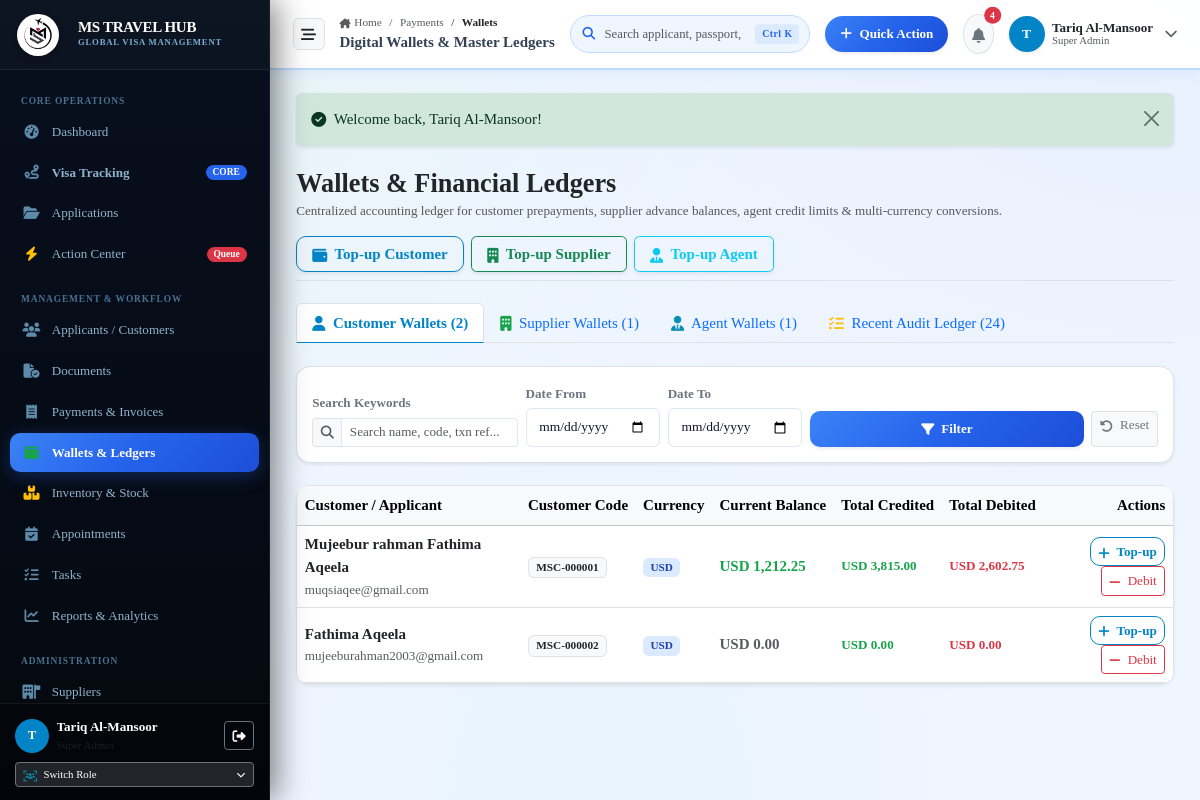
/payments/wallets (signed in), run on the app's committed database.
### tables this page shows
CREATE TABLE customer_wallets (
                id INTEGER PRIMARY KEY AUTOINCREMENT,
                customer_id INTEGER NOT NULL UNIQUE,
                currency TEXT DEFAULT 'USD',
                current_balance REAL DEFAULT 0.00,
                total_credited REAL DEFAULT 0.00,
                total_debited REAL DEFAULT 0.00,
                created_at DATETIME DEFAULT CURRENT_TIMESTAMP,
                updated_at DATETIME DEFAULT CURRENT_TIMESTAMP,
                FOREIGN KEY (customer_id) REFERENCES customers(id) ON DELETE CASCADE
            );

CREATE TABLE customers (
    id INTEGER PRIMARY KEY AUTOINCREMENT,
    customer_code TEXT NOT NULL UNIQUE,
    first_name TEXT NOT NULL,
    middle_name TEXT,
    last_name TEXT NOT NULL,
    full_name TEXT NOT NULL,
    gender TEXT,
    dob DATE,
    nationality TEXT NOT NULL,
    place_of_birth TEXT,
    marital_status TEXT,
    occupation TEXT,
    mobile TEXT NOT NULL,
    whatsapp TEXT,
    email TEXT UNIQUE,
    password_hash TEXT,
    current_country TEXT NOT NULL,
    address TEXT,
    created_by INTEGER,
    notes TEXT,
    is_active INTEGER DEFAULT 1,
    created_at DATETIME DEFAULT CURRENT_TIMESTAMP,
    updated_at DATETIME DEFAULT CURRENT_TIMESTAMP, religion TEXT NULL,
    FOREIGN KEY (created_by) REFERENCES users(id)
);

### app/Controllers/PaymentController.php (called while the page is built, shortened)
<?php
class PaymentController
{
    public function walletsOverview(): void
    {
        $pdo = Database::getConnection();
        $cwSql = "SELECT cw.*, c.full_name, c.customer_code, c.email, c.mobile
            FROM customer_wallets cw
            JOIN customers c ON cw.customer_id = c.id
            WHERE 1=1";
        $cwParams = [];
        $cwSql .= " ORDER BY cw.current_balance DESC, c.full_name ASC";
        $cwStmt = $pdo->prepare($cwSql);
        $cwStmt->execute($cwParams);
        $customerWallets = $cwStmt->fetchAll(PDO::FETCH_ASSOC);
        $swSql = "SELECT sw.*, s.company_name as supplier_name, s.company_name, s.country
            FROM supplier_wallets sw
            JOIN suppliers s ON sw.supplier_id = s.id
            WHERE 1=1";
        $swParams = [];
        $swSql .= " ORDER BY sw.current_balance DESC, s.company_name ASC";
        $swStmt = $pdo->prepare($swSql);
        $swStmt->execute($swParams);
        $supplierWallets = $swStmt->fetchAll(PDO::FETCH_ASSOC);
        $awSql = "SELECT aw.*, COALESCE(ag.company_name, ag.contact_person, u.name, 'Agent') as agent_name, COALESCE(ag.email, u.email, '') as agent_email
            FROM agent_wallets aw
            LEFT JOIN agents ag ON aw.agent_id = ag.id
            LEFT JOIN users u ON aw.agent_id = u.id
            WHERE 1=1";
        $awParams = [];
        $awSql .= " ORDER BY aw.current_balance DESC";
        $awStmt = $pdo->prepare($awSql);
        $awStmt->execute($awParams);
        $agentWallets = $awStmt->fetchAll(PDO::FETCH_ASSOC);
        $wtSql = "SELECT wt.*, c.full_name as customer_name, u.name as created_by_name
            FROM wallet_transactions wt
            LEFT JOIN customers c ON wt.customer_id = c.id
            LEFT JOIN users u ON wt.created_by = u.id
            WHERE 1=1";
        $wtParams = [];
        $wtSql .= " ORDER BY wt.created_at DESC LIMIT 100";
        $wtStmt = $pdo->prepare($wtSql);
        $wtStmt->execute($wtParams);
        $recentTransactions = $wtStmt->fetchAll(PDO::FETCH_ASSOC);
        require_once dirname(__DIR__) . '/Views/payments/wallets.php';
    }
}

### app/autoload.php (called while the page is built, shortened)
<?php
function e(?string $string): string {
    return htmlspecialchars((string)($string ?? ''), ENT_QUOTES, 'UTF-8');
}
function get_flash(): ?array {
    if (isset($_SESSION['flash'])) {
        $flash = $_SESSION['flash'];
        return $flash;
    }
    return null;
}

### app/Views/payments/wallets.php (the view, shortened to what this page needs)
<?php
$flash = get_flash();
$activeTab = $_GET['tab'] ?? 'customers';
require_once dirname(__DIR__) . '/layouts/header.php';
require_once dirname(__DIR__) . '/layouts/sidebar.php';
require_once dirname(__DIR__) . '/layouts/topbar.php';
?>
<div class="content-body">
  <?php if ($flash): ?>
    <div class="alert alert-<?= e($flash['type']) ?> alert-dismissible fade show mb-4 border-0 shadow-sm" role="alert">
      <div class="d-flex align-items-center gap-2">
        <i class="fa-solid <?= $flash['type'] === 'danger' ? 'fa-circle-exclamation' : ($flash['type'] === 'success' ? 'fa-circle-check' : 'fa-circle-info') ?>"></i>
        <span><?= e($flash['message']) ?></span>
      </div>
      <button type="button" class="btn-close" data-bs-dismiss="alert"></button>
    </div>
  <?php endif; ?>
  <div class="d-flex flex-wrap align-items-center justify-content-between gap-3 mb-4 pb-2 border-bottom">
    <div>
      <h3 class="fw-bold brand-font text-dark mb-0">Wallets &amp; Financial Ledgers</h3>
      <p class="text-muted small mb-0">Centralized accounting ledger for customer prepayments, supplier advance balances, agent credit limits &amp; multi-currency conversions.</p>
    </div>
    <div class="d-flex gap-2">
      <button type="button" class="btn btn-outline-primary px-3 shadow-sm fw-semibold" data-bs-toggle="modal" data-bs-target="#customerWalletModal">
        <i class="fa-solid fa-wallet me-1"></i> Top-up Customer
      </button>
      <button type="button" class="btn btn-outline-success px-3 shadow-sm fw-semibold" data-bs-toggle="modal" data-bs-target="#supplierWalletModal">
        <i class="fa-solid fa-building me-1"></i> Top-up Supplier
      </button>
      <button type="button" class="btn btn-outline-info px-3 shadow-sm fw-semibold" data-bs-toggle="modal" data-bs-target="#agentWalletModal">
        <i class="fa-solid fa-user-tie me-1"></i> Top-up Agent
      </button>
    </div>
  </div>
  <ul class="nav nav-tabs mb-4" id="walletTabs" role="tablist">
    <li class="nav-item">
      <a class="nav-link <?= $activeTab === 'customers' ? 'active fw-bold' : '' ?>" href="/payments/wallets?tab=customers">
        <i class="fa-solid fa-user me-1 text-primary"></i> Customer Wallets (<?= count($customerWallets) ?>)
      </a>
    </li>
    <li class="nav-item">
      <a class="nav-link <?= $activeTab === 'suppliers' ? 'active fw-bold' : '' ?>" href="/payments/wallets?tab=suppliers">
        <i class="fa-solid fa-building me-1 text-success"></i> Supplier Wallets (<?= count($supplierWallets) ?>)
      </a>
    </li>
    <li class="nav-item">
      <a class="nav-link <?= $activeTab === 'agents' ? 'active fw-bold' : '' ?>" href="/payments/wallets?tab=agents">
        <i class="fa-solid fa-user-tie me-1 text-info"></i> Agent Wallets (<?= count($agentWallets) ?>)
      </a>
    </li>
    <li class="nav-item">
      <a class="nav-link <?= $activeTab === 'transactions' ? 'active fw-bold' : '' ?>" href="/payments/wallets?tab=transactions">
        <i class="fa-solid fa-list-check me-1 text-warning"></i> Recent Audit Ledger (<?= count($recentTransactions) ?>)
      </a>
    </li>
  </ul>
  <div class="card card-enterprise shadow-sm border mb-4">
    <div class="card-body p-3">
      <form action="/payments/wallets" method="GET" class="row g-2 align-items-end">
        <div class="col-12 col-md-3">
          <label class="form-label small fw-semibold text-secondary mb-1">Search Keywords</label>
          <div class="input-group input-group-sm">
            <span class="input-group-text bg-light"><i class="fa-solid fa-magnifying-glass text-muted"></i></span>
            <input type="text" name="search" class="form-control" placeholder="Search name, code, txn ref..." value="<?= e($_GET['search'] ?? '') ?>">
          </div>
        </div>
        <div class="col-6 col-md-2">
          <label class="form-label small fw-semibold text-secondary mb-1">Date From</label>
          <input type="date" name="date_from" class="form-control form-control-sm" value="<?= e($_GET['date_from'] ?? '') ?>">
        </div>
        <div class="col-6 col-md-2">
          <label class="form-label small fw-semibold text-secondary mb-1">Date To</label>
          <input type="date" name="date_to" class="form-control form-control-sm" value="<?= e($_GET['date_to'] ?? '') ?>">
        </div>
        <div class="col-12 <?= $activeTab === 'transactions' ? 'col-md-3' : 'col-md-5' ?> d-flex gap-2">
          <button type="submit" class="btn btn-primary btn-sm flex-fill fw-semibold shadow-sm">
            <i class="fa-solid fa-filter me-1"></i> Filter
          </button>
          <a href="/payments/wallets?tab=<?= e($activeTab) ?>" class="btn btn-light btn-sm border text-secondary" title="Reset Filters">
            <i class="fa-solid fa-rotate-left me-1"></i> Reset
          </a>
        </div>
      </form>
    </div>
  </div>
  <?php if ($activeTab === 'customers'): ?>
    <div class="card card-enterprise shadow-sm border">
      <div class="table-responsive">
        <table class="table table-hover align-middle mb-0 font-sm">
          <thead class="table-light">
            <tr>
              <th>Customer / Applicant</th>
              <th>Customer Code</th>
              <th>Currency</th>
              <th>Current Balance</th>
              <th>Total Credited</th>
              <th>Total Debited</th>
              <th class="text-end">Actions</th>
            </tr>
          </thead>
          <tbody>
            <?php if (empty($customerWallets)): ?>
              <tr><td colspan="7" class="text-center py-4 text-muted">No customer wallet accounts initialized.</td></tr>
            <?php else: ?>
              <?php foreach ($customerWallets as $cw): ?>
                <tr>
                  <td>
                    <div class="fw-bold text-dark"><?= e($cw['full_name']) ?></div>
                    <div class="text-muted small"><?= e($cw['email'] ?: $cw['mobile']) ?></div>
                  </td>
                  <td><span class="badge bg-light text-dark border font-monospace"><?= e($cw['customer_code']) ?></span></td>
                  <td><span class="badge bg-primary-subtle text-primary"><?= e($cw['currency'] ?: 'USD') ?></span></td>
                  <td>
                    <span class="fw-bold fs-6 <?= (float)$cw['current_balance'] > 0 ? 'text-success' : 'text-muted' ?>">
                      <?= e($cw['currency'] ?: 'USD') ?> <?= number_format((float)$cw['current_balance'], 2) ?>
                    </span>
                  </td>
                  <td class="text-success small fw-semibold"><?= e($cw['currency'] ?: 'USD') ?> <?= number_format((float)$cw['total_credited'], 2) ?></td>
                  <td class="text-danger small fw-semibold"><?= e($cw['currency'] ?: 'USD') ?> <?= number_format((float)$cw['total_debited'], 2) ?></td>
                  <td class="text-end">
                    <button type="button" class="btn btn-sm btn-outline-primary py-1 px-2" onclick="quickTopUpCustomer(<?= $cw['customer_id'] ?>, '<?= e(addslashes($cw['full_name'])) ?>', '<?= e($cw['currency'] ?: 'USD') ?>')">
                      <i class="fa-solid fa-plus me-1"></i> Top-up
                    </button>
                    <button type="button" class="btn btn-sm btn-outline-danger py-1 px-2 ms-1" onclick="quickDebitCustomer(<?= $cw['customer_id'] ?>, '<?= e(addslashes($cw['full_name'])) ?>', '<?= e($cw['currency'] ?: 'USD') ?>', <?= (float)$cw['current_balance'] ?>)">
                      <i class="fa-solid fa-minus me-1"></i> Debit
                    </button>
                  </td>
                </tr>
              <?php endforeach; ?>
            <?php endif; ?>
          </tbody>
        </table>
      </div>
    </div>
  <?php endif; ?>
</div>
<?php require_once dirname(__DIR__) . '/layouts/footer.php'; ?>

### public/assets/css/base/variables.css (style rules this page uses)
:root { --mh-green: #22c55e; --mh-green-light: #4ade80; --mh-green-dark: #16a34a; --mh-green-lime: #84cc16; --mh-green-subtle: #f0fdf4; --mh-green-border: #bbf7d0; --mh-teal: #06b6d4; --mh-teal-light: #22d3ee; --mh-teal-dark: #0891b2; --mh-teal-subtle: #ecfeff; --mh-teal-border: #a5f3fc; --mh-blue: #2563eb; --mh-blue-hover: #1d4ed8; --mh-blue-dark: #1e40af; --mh-blue-deep: #1e3a8a; --mh-blue-light: #eff6ff; --mh-blue-subtle: #dbeafe; --mh-blue-border: #bfdbfe; --mh-blue-glow: rgba(37, 99, 235, 0.32); --vt-primary: var(--mh-blue); --vt-primary-hover: var(--mh-blue-hover); --vt-primary-dark: var(--mh-blue-dark); --vt-primary-light: var(--mh-blue-light); --vt-primary-subtle: var(--mh-blue-subtle); --vt-primary-border: var(--mh-blue-border); --mh-gradient-brand: linear-gradient(135deg, #22c55e 0%, #06b6d4 50%, #2563eb 100%); --mh-gradient-brand-r: linear-gradient(135deg, #2563eb 0%, #06b6d4 50%, #22c55e 100%); --mh-gradient-blue: linear-gradient(135deg, #3b82f6 0%, #2563eb 50%, #1d4ed8 100%); --mh-gradient-teal: linear-gradient(135deg, #22d3ee 0%, #06b6d4 50%, #0891b2 100%); --mh-gradient-green: linear-gradient(135deg, #4ade80 0%, #22c55e 50%, #16a34a 100%); --mh-gradient-dark: linear-gradient(180deg, #060e1c 0%, #0a1628 100%); --mh-gradient-sidebar: linear-gradient(180deg, #080f1e 0%, #04090f 100%); --mh-gradient-hero: linear-gradient(135deg, #060e1c 0%, #0d2048 50%, #1e3a8a 100%); --ms-gradient-success: linear-gradient(135deg, #22c55e 0%, #16a34a 100%); --ms-gradient-warning: linear-gradient(135deg, #f59e0b 0%, #d97706 100%); --mh-navy: #0a1628; --mh-navy-dark: #060e1c; --mh-navy-light: #0f2040; --mh-navy-muted: #1a2f50; --vt-bg: #f0f6ff; --vt-surface: #ffffff; --vt-surface-glass: rgba(255, 255, 255, 0.96); --vt-surface-muted: #f0f6ff; --vt-border: #dce8f5; --vt-border-glass: rgba(255, 255, 255, 0.6); --vt-text-main: #0f172a; --vt-text-body: #334155; --vt-text-muted: #64748b; --vt-text-light: #94a3b8; --vt-success: #22c55e; --vt-warning: #f59e0b; --vt-danger: #ef4444; --vt-info: var(--mh-teal); --vt-purple: #8b5cf6; --sidebar-width: 270px; --sidebar-collapsed-width: 76px; --topbar-height: 70px; --radius-xs: 6px; --radius-sm: 10px; --radius-md: 14px; --radius-lg: 18px; --radius-xl: 26px; --vt-shadow-xs: 0 1px 2px 0 rgba(0,0,0,0.04); --vt-shadow-sm: 0 2px 6px 0 rgba(10,22,40,0.06), 0 1px 2px -1px rgba(10,22,40,0.04); --vt-shadow-md: 0 6px 16px -2px rgba(10,22,40,0.08), 0 2px 6px -2px rgba(10,22,40,0.04); --vt-shadow-lg: 0 14px 28px -4px rgba(10,22,40,0.10), 0 4px 10px -2px rgba(10,22,40,0.04); --vt-shadow-xl: 0 24px 38px -6px rgba(10,22,40,0.13), 0 10px 16px -4px rgba(10,22,40,0.05); --vt-glow-primary: 0 8px 25px -4px var(--mh-blue-glow); --vt-glow-success: 0 8px 25px -4px rgba(34,197,94,0.35); --vt-glow-warning: 0 8px 25px -4px rgba(245,158,11,0.35); --vt-transition-fast: 0.15s cubic-bezier(0.4, 0, 0.2, 1); --vt-transition-normal: 0.25s cubic-bezier(0.4, 0, 0.2, 1); }

### public/assets/css/base/typography.css (style rules this page uses)
body.app-body, html, body { font-family: 'Times New Roman', Times, Georgia, serif !important; color: var(--vt-text-body); line-height: 1.55; -webkit-font-smoothing: antialiased; -moz-osx-font-smoothing: grayscale; }
h1, h2, h3, h4, h5, h6 { color: var(--vt-text-main); font-weight: 700; line-height: 1.25; }

### public/assets/css/base/global.css (style rules this page uses)
body.app-body, html, body { background-color: var(--vt-bg); background-image: radial-gradient(at 0% 0%, rgba(34,197,94,0.05) 0px, transparent 50%), radial-gradient(at 100% 0%, rgba(37,99,235,0.04) 0px, transparent 50%), radial-gradient(at 50% 100%, rgba(6,182,212,0.03) 0px, transparent 50%); background-attachment: fixed; margin: 0; padding: 0; overflow-x: hidden; padding-bottom: env(safe-area-inset-bottom, 0); }
.content-body { flex: 1; padding: 1.5rem 1.75rem 2.5rem; max-width: 1800px; width: 100%; margin: 0 auto; }

### public/assets/css/components/buttons.css (style rules this page uses)
.btn-primary { background: var(--mh-gradient-blue); border: none; color: #ffffff; font-weight: 600; border-radius: var(--radius-sm); padding: 0.55rem 1.25rem; box-shadow: 0 2px 10px var(--mh-blue-glow); transition: all var(--vt-transition-fast); }
.btn-outline-primary { color: var(--mh-blue); border-color: var(--mh-blue); background: transparent; font-weight: 600; border-radius: var(--radius-sm); transition: all var(--vt-transition-fast); }

### public/assets/css/components/forms.css (style rules this page uses)
.form-control, .form-select { border-radius: var(--radius-xs); border: 1px solid var(--vt-border); padding: 0.55rem 0.85rem; font-size: 0.9rem; color: var(--vt-text-main); transition: border-color var(--vt-transition-fast), box-shadow var(--vt-transition-fast); }

### data on the page
customer_wallets: customer.full_name "Mujeebur rahman Fathima Aqeela", customer.email "muqsiaqee@gmail.com", customer.customer_code "MSC-000001", currency "USD", current_balance "1,212.25", total_credited "3,815.00", total_debited "2,602.75"
customer_wallets: customer.full_name "Fathima Aqeela", customer.email "mujeeburahman2003@gmail.com", customer.customer_code "MSC-000002", currency "USD", current_balance "0.00", total_credited "0.00", total_debited "0.00"

### other printed values
substr($currentUser['name'] ?? 'U', 0, 1) "T"
$currentUser['name'] "Tariq Al-Mansoor"
$roleName "Super Admin"
$segLabel "Payments"
$segLabel "Wallets"
$cleanTitle "Digital Wallets & Master Ledgers"
$unreadNotifs "4"
$currentUser['role_name'] "Super Admin"
$flash['message'] "Welcome back, Tariq Al-Mansoor!"
count($customerWallets) "2"
count($supplierWallets) "1"
count($agentWallets) "1"
count($recentTransactions) "24"
